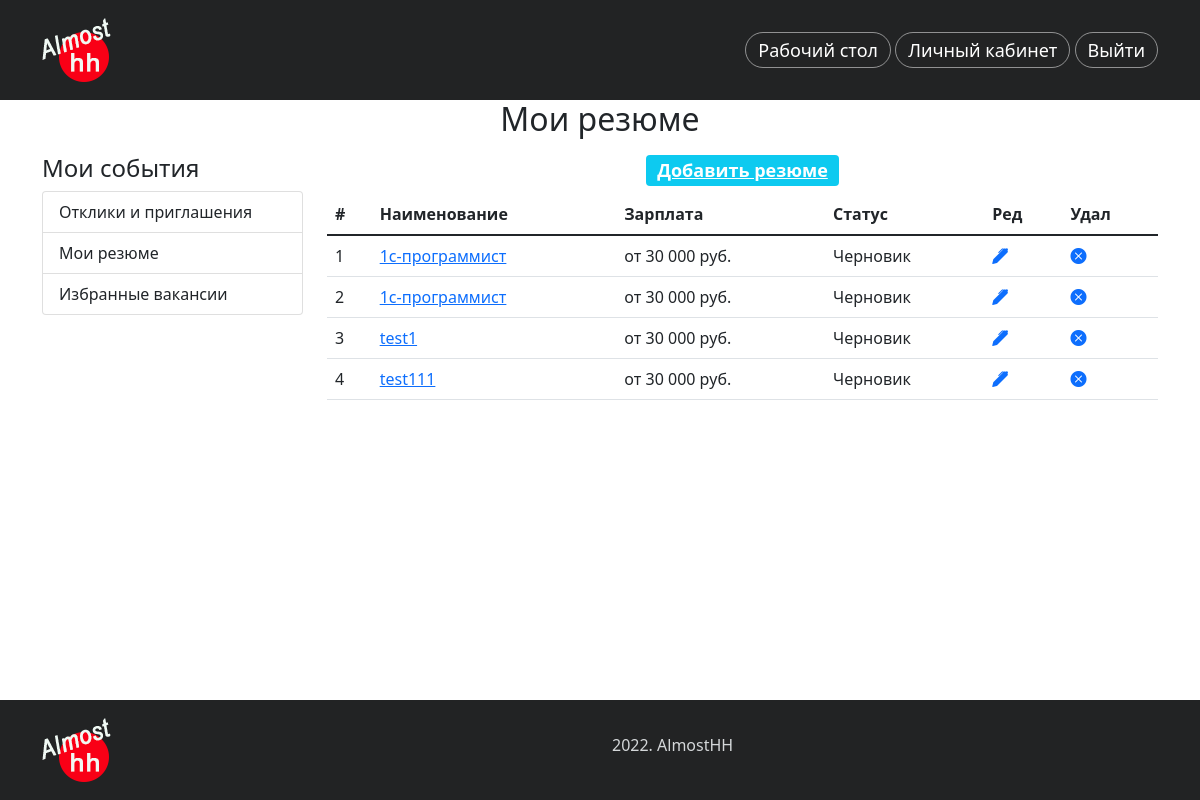
The page /portal/my_resumes/ (signed in) on the database its author committed.
### portal/models.py (models this page shows, shortened)
class Resume(models.Model):
    STATUS_CHOICES = (
        ('draft', 'Черновик'),
        ('send', 'Отправлено'),
        ('published', 'Опубликовано'),
        ('rework', 'На доработку'),
    )
    title = models.CharField(max_length=100,
                             verbose_name='Наименование вакансии')
    slug = models.SlugField(max_length=100, verbose_name='Слаг')
    salary = models.CharField(max_length=150, verbose_name='Зарплата')
    user = models.ForeignKey(User, on_delete=models.CASCADE,
                             verbose_name='Пользователь',
                             related_name='resumes')
    employment = models.CharField(max_length=150, verbose_name='Занятость')
    schedule = models.CharField(max_length=150, verbose_name='График работы')
    about_me = models.TextField(verbose_name='Обо мне')
    education = models.TextField(verbose_name='Образование')
    language = models.CharField(max_length=200, verbose_name='Знание языков')
    citizenship = models.CharField(max_length=50, verbose_name='Гражданство')
    publish = models.DateTimeField(default=timezone.now)
    created = models.DateTimeField(auto_now_add=True)
    updated = models.DateTimeField(auto_now=True)
    status = models.CharField(max_length=15, choices=STATUS_CHOICES,
                              default='draft',
                              verbose_name='Статус')

### portal/views.py (the view)
# urls.py: path('my_resumes/', views.my_resumes, name='my_resumes'),
@login_required
@permission_required('portal.add_resume')
def my_resumes(request):
    resumes = Resume.objects.filter(user=request.user)
    return render(request, 'portal/account/my_resumes.html', {'resumes': resumes})

### portal/templates/portal/account/my_resumes.html (shortened to what this page needs)
{% extends "news/base.html" %}
{% block content %}
<div class="container">
    <div class="row">
        <div class="col text-center">
            <h1 class="mb-3">Мои резюме </h1>
        </div>
    </div>
    <div class="row">
        <div class="col-3">
            <div class="left-menu">
                    {% include 'portal/account/includes/dashboard_menu.html' %}
            </div>
        </div>
        <div class="col-9">
            <h4 class=" text-center"><a href="{% url 'portal:add_resume' %}"
                       class="badge bg-info">Добавить резюме</a></h4>
            <div class="my-resumes">
                <table class="table">
                    <thead>
                        <tr>
                            <th>#</th>
                            <th>Наименование</th>
                            <th>Зарплата</th>
                            <th>Статус</th>
                            <th>Ред</th>
                            <th>Удал</th>
                        </tr>
                    </thead>
                    <tbody>
                        {% for resume in resumes %}
                        <tr>
                            <td>{{ forloop.counter }}</td>
                            <td><a href="{% url 'portal:resume_detail' resume.id %}">{{ resume.title }}</a></td>
                            <td>{{ resume.salary }}</td>
                            <td>{{ resume.get_status_display }}</td>
                            <td><a href="{% url 'portal:edit_resume' resume.id %}"><i class="bi bi-pen-fill"></i></a></td>
                            <td><a href="{% url 'portal:delete_resume' resume.id %}"><i class="bi bi-x-circle-fill"></i></a></td>
                        </tr>
                        {% empty %}
                        <h5 class="text-center">Пока еще не добавлено ни одного резюме</h5>
                        {% endfor %}
                    </tbody>
                </table>
            </div>
        </div>
    </div>
</div>
{% endblock %}

### news/static/news/css/news.css (style rules this page uses)
h1 { font-size: 2.0rem; }

### rows shown on the page
Resume: title "1с-программист", salary "от 30 000 руб.", status "Черновик"
Resume: title "1с-программист", salary "от 30 000 руб.", status "Черновик"
Resume: title "test1", salary "от 30 000 руб.", status "Черновик"
Resume: title "test111", salary "от 30 000 руб.", status "Черновик"
